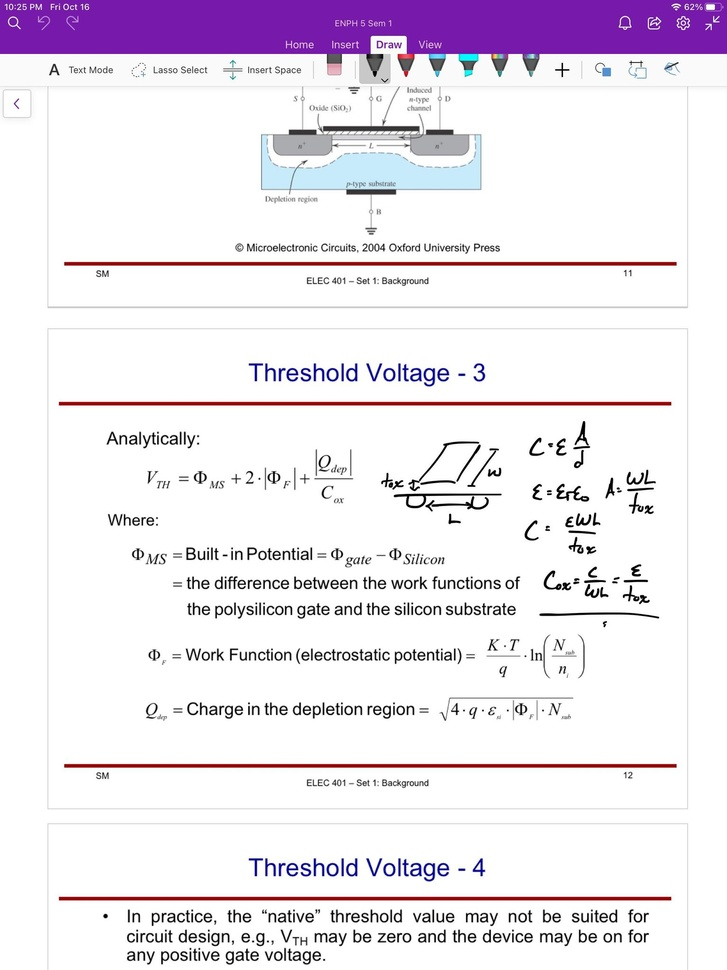
#> input picture camera_calibration/calib_images/121979100_389174838968908_6931111769837254038_n.jpg, 727 x 970 px, shrunk from 1535 x 2048 before the run
$ python -i process_image_background_archive.py   (imports and definitions only)
#> lines starting #> are read from the running program, lines starting #| are printed output that depends on the picture; after the words box and inside, x2 and y2 are one past the last pixel; in counts of white or black regions, pixels touching at a corner belong together
### src/utils/plt_utils.py
import matplotlib.pyplot as plt
import numpy as np
from matplotlib import cm
from matplotlib.pyplot import show

# [12 lines left out: function show_image, not called in this run]


def show_images(*images, titles = None, cmap=cm.get_cmap("gray"), sup_title = None):
    '''
    @brief  Methods to display multiple images at once. Subplot orientation
            adaptively configured

    @param *images      The image to be displayed
    @param title        A list of titles corresponding to each subplots
    @param cmap         The colourmap used to display the images
    @param sup_title    The super title of the entire figure (not super title
                        if None)
    '''
    rows = int(np.sqrt(len(images)))
    cols = int(np.ceil(len(images) / rows))

    if not titles:
        titles = [
            "image " + str(i)
            for i in range(len(images))
        ]

    print("Plotting", rows, "rows and", cols, "columns")

    f, axs = plt.subplots(rows, cols)
    if sup_title:
        f.suptitle(sup_title)

    axs = axs.flatten()
    for i in range(len(images)):
        axs[i].imshow(images[i], cmap=cmap)
        axs[i].set_title(titles[i])

# [86 lines left out: functions plt_histograms, plot_image_points, not called in this run]

### src/archive/process_image_background_archive.py
from numpy.fft import fft2, ifft2, fftshift, ifftshift
from scipy.signal import convolve2d
from scipy.signal.windows import gaussian
import numpy as np
import utils.plt_utils as plt_utils

# [39 lines left out: functions gaussian_filter, apply_gaussian_blur, not called in this run]

def gaussian_mask(length, sigma):
    x = gaussian(length, sigma)
    return np.outer(x, x)

def fx_mask():
    return np.array([
        [0, 0, 0],
        [1, 0, -1],
        [0, 0, 0]
    ])

def fy_mask():
    return np.array([
        [0, 1, 0],
        [0, 0, 0],
        [0, -1, 0]
    ])

def fxx_mask():
    fx = fx_mask()

    return convolve2d(fx, fx)

def fyy_mask():
    fy = fy_mask()

    return convolve2d(fy, fy)

def fxy_mask():
    fx = fx_mask()
    fy = fy_mask()

    return convolve2d(fx, fy)

# [62 lines left out: functions sobelx_mask, sobely_mask, sobelxx_mask, sobelyy_mask, sobelxy_mask, apply_hessian_corner_mask_fast, not called in this run]

def apply_hessian_corner_mask(image, windowsize=3, sobel=False):
    if sobel:
        fxx = sobelxx_mask()
        fyy = sobelyy_mask()
        fxy = sobelxy_mask()
    else:
        fxx = fxx_mask()
        fyy = fyy_mask()
        fxy = fxy_mask()

    image_xx = convolve2d(image, fxx, mode='same')
    image_yy = convolve2d(image, fyy, mode='same')
    image_xy = convolve2d(image, fxy, mode='same')

    determinant = image_xx*image_xy - image_xy**2

    plt_utils.show_images(determinant, image_xx, image_yy, image_xy)

    # filter to only keep pixels that are local minimum within a window of windowsize and have determinant <= 0
    rows, cols = determinant.shape
    delta = windowsize // 2
    outimage = np.zeros((rows, cols), dtype=bool)
    for i in range(delta, rows-delta):
        for j in range(delta, cols-delta):
            local_min = determinant[i, j] < np.amin(determinant[(i+1):(i+delta+1), (j-delta):(j+delta+1)])
            local_min = (determinant[i, j] < np.amin(determinant[i, (j-delta):j])) & local_min
            local_min = (determinant[i, j] < np.amin(determinant[i, (j+1):(j+delta+1)])) & local_min
            local_min = (determinant[i, j] < np.amin(determinant[(i-delta):i, (j-delta):(j+delta+1)])) & local_min
            nonpositive_element = determinant[i,j] <= 0

            outimage[i, j] = local_min & nonpositive_element

    # output the number of corners detected
    # print(np.sum(outimage))

    return outimage

# [118 lines left out: functions filter_corner_distance, filter_corner_angle, get_true_indices, logmag, get_nearest_neighbour_distance_distribution, find_threshold_params, not called in this run]

>>> import cv2
>>> picture = cv2.imread('../../camera_calibration/calib_images/121979100_389174838968908_6931111769837254038_n.jpg', cv2.IMREAD_GRAYSCALE)
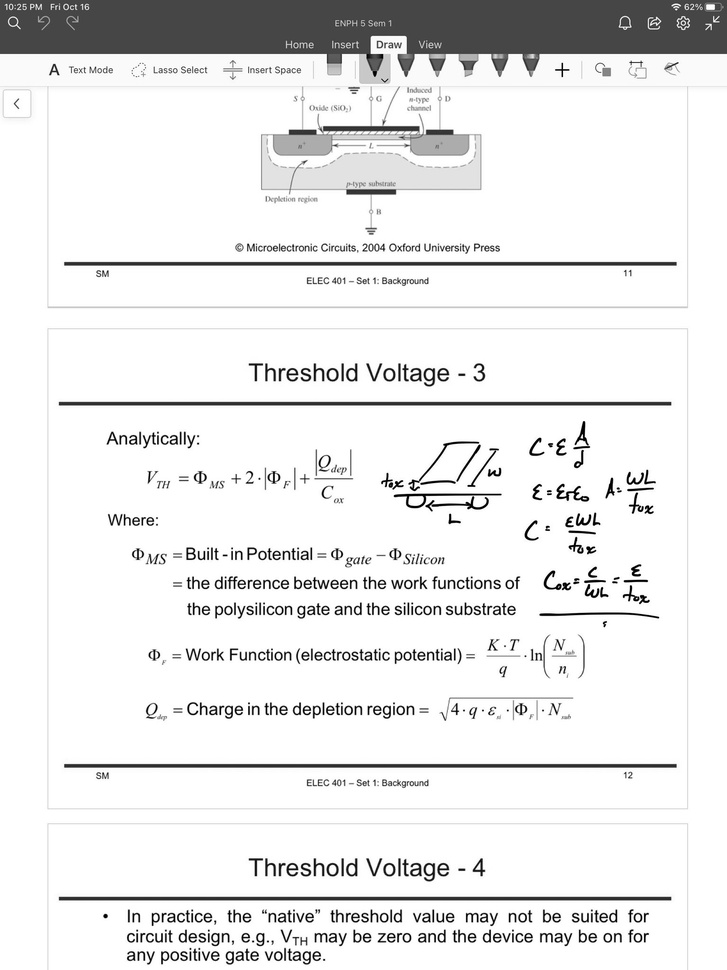
#> picture: shape (970, 727); min 0, max 255, mean 233.2
>>> result = apply_hessian_corner_mask(picture)
#> in apply_hessian_corner_mask, `image_xx = convolve2d(image, fxx, mode='same')`:
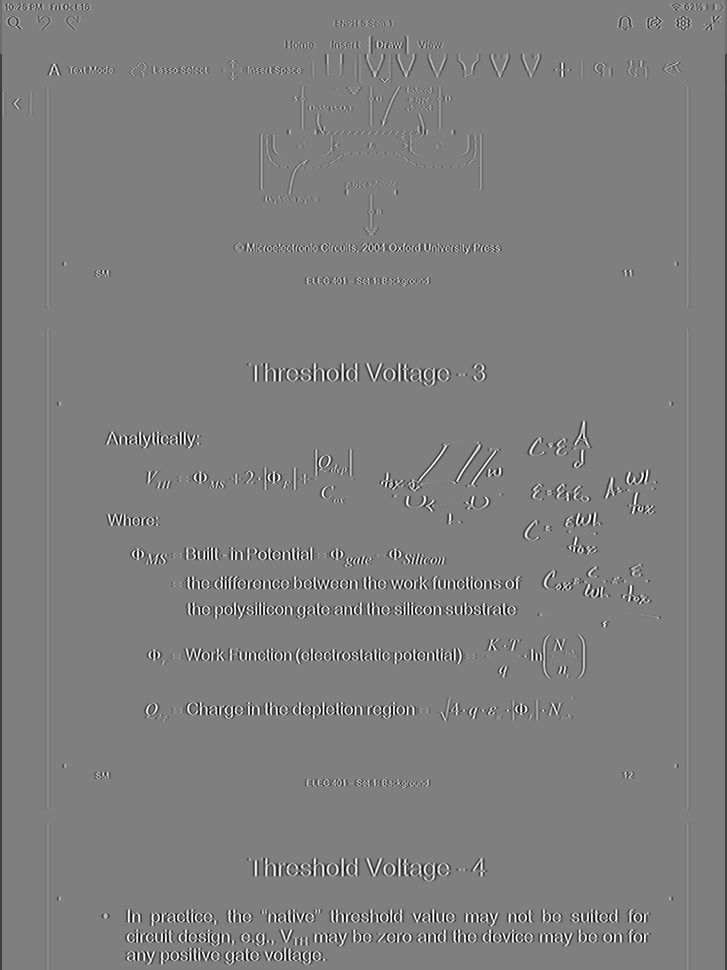
#> image_xx: shape (970, 727) int64; min -510, max 510, mean -1.3; drawn with min black and max white
#> in apply_hessian_corner_mask, `image_yy = convolve2d(image, fyy, mode='same')`:
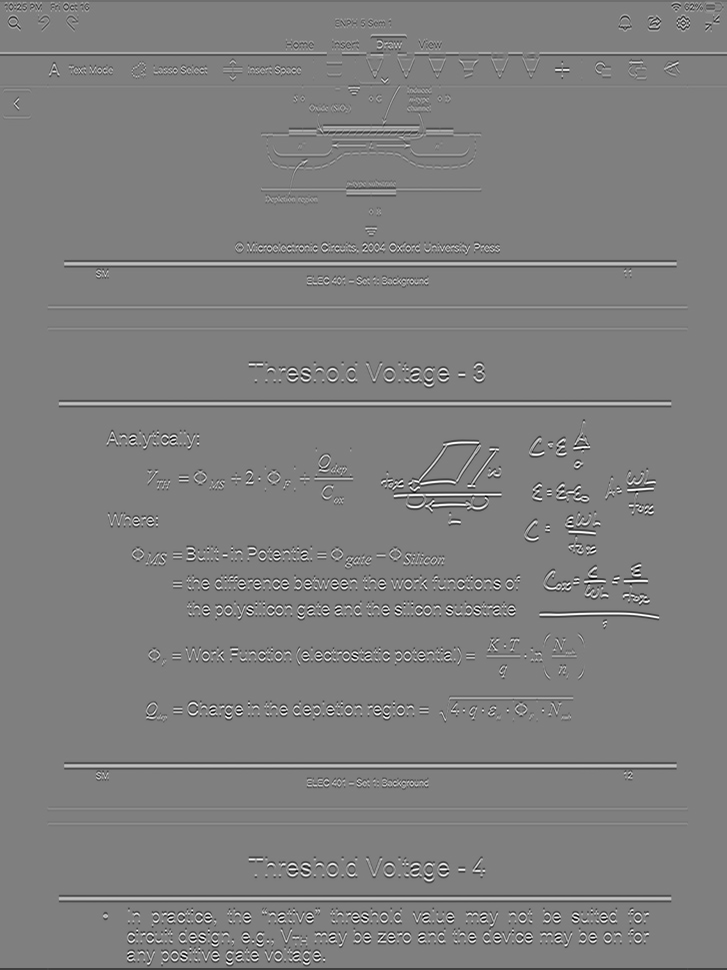
#> image_yy: shape (970, 727) int64; min -510, max 510, mean -0.7; drawn with min black and max white
#> in apply_hessian_corner_mask, `image_xy = convolve2d(image, fxy, mode='same')`:
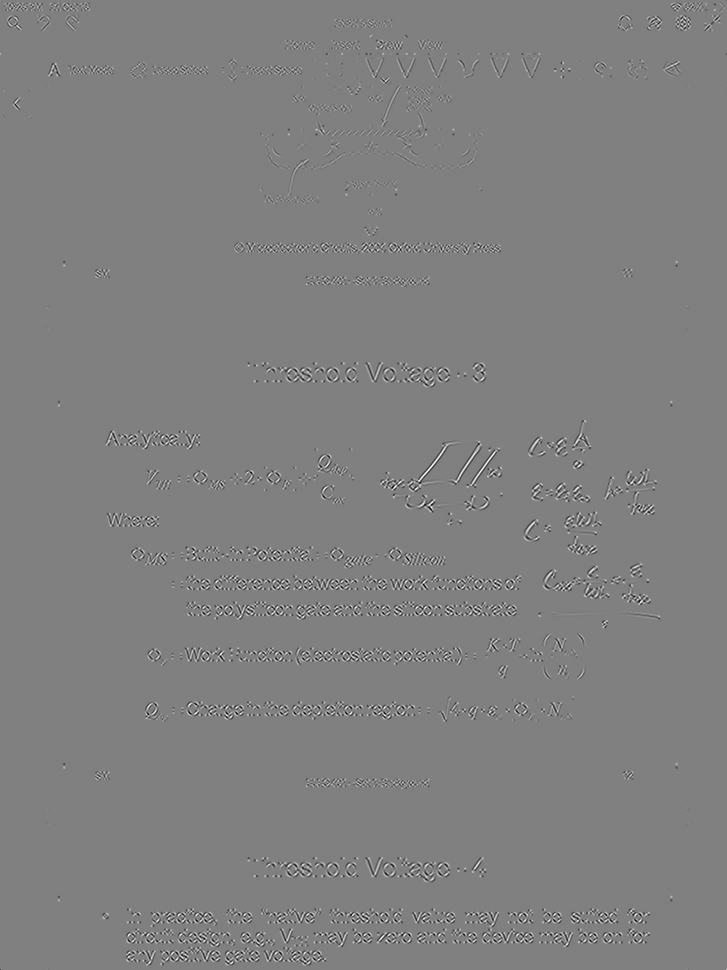
#> image_xy: shape (970, 727) int64; min -506, max 501, mean 0; drawn with min black and max white
#> in apply_hessian_corner_mask, `determinant = image_xx*image_xy - image_xy**2`:
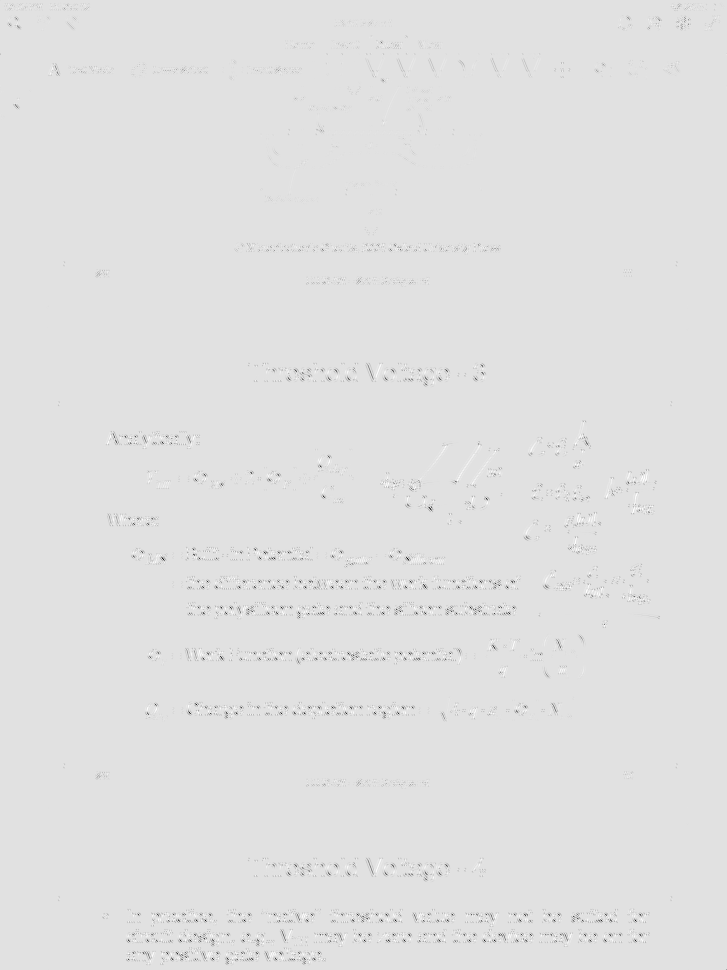
#> determinant: shape (970, 727) int64; min -499497, max 65024, mean -1475.2; drawn with min black and max white
#> after the loop in apply_hessian_corner_mask, `for i in range(delta, rows-delta):`:
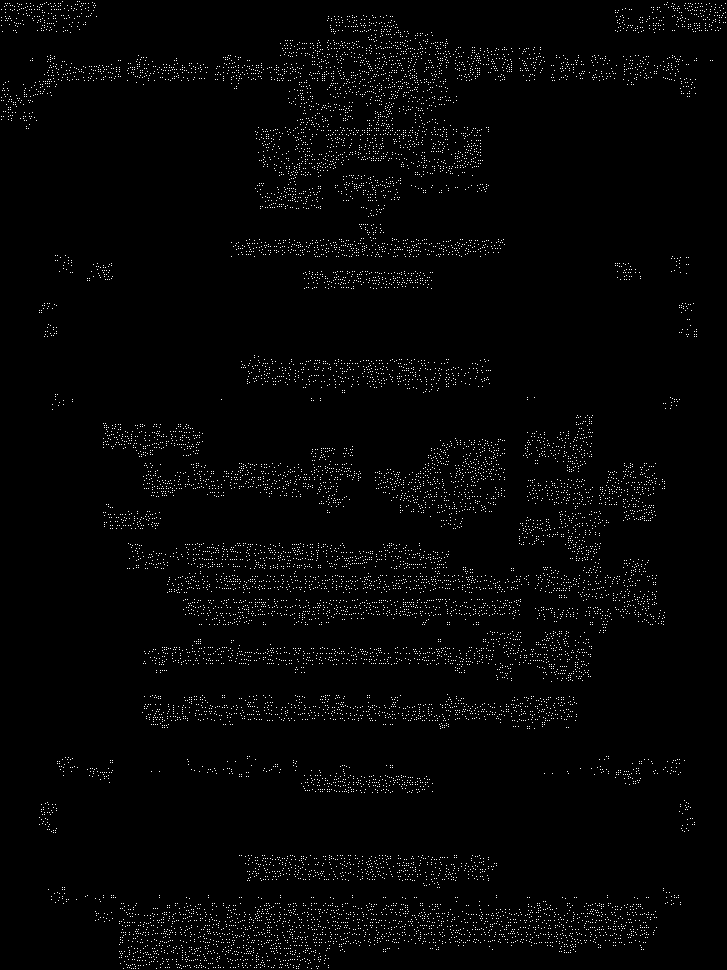
#> outimage: shape (970, 727) bool; 1.9% white in thin lines or dots

$ run again, on camera_calibration/calib_images/chess_pattern.png
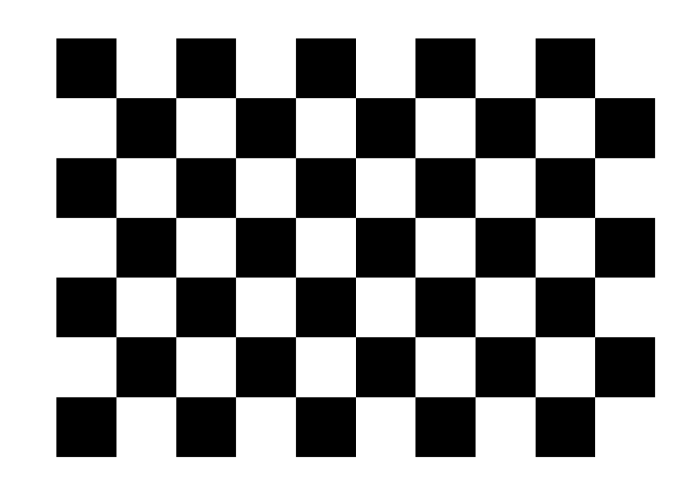
#> input picture camera_calibration/calib_images/chess_pattern.png, 700 x 494 px
#> picture is the input picture: shape (494, 700); min 0, max 255, mean 162.6
#> after the loop in apply_hessian_corner_mask, `for i in range(delta, rows-delta):`:
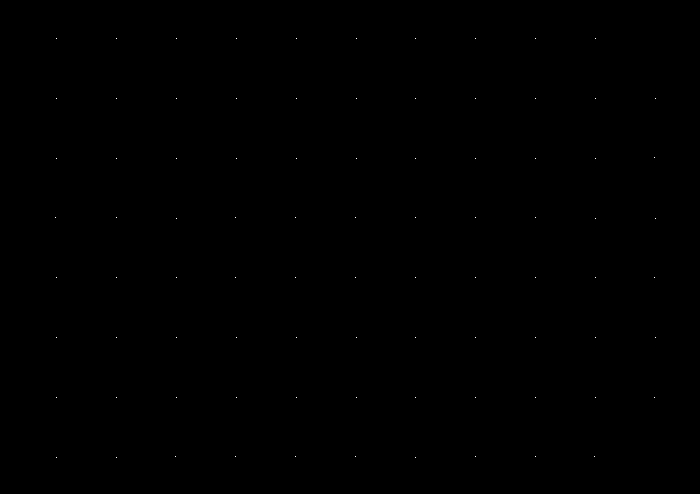
#> outimage: shape (494, 700) bool; 0.02% white in thin lines or dots, all inside (x1, y1, x2, y2) = (55, 38, 656, 458)
#> `result = apply_hessian_corner_mask(picture)`:
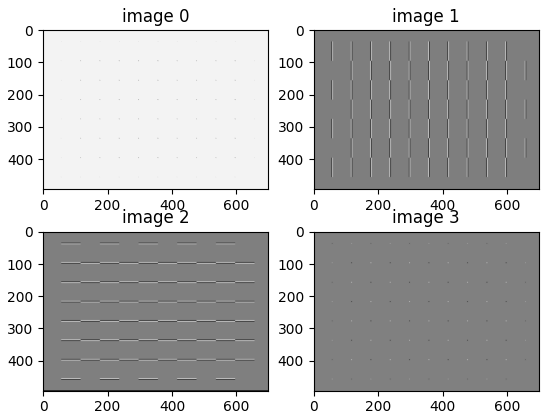
#> figure drawn by matplotlib, 4 panels
